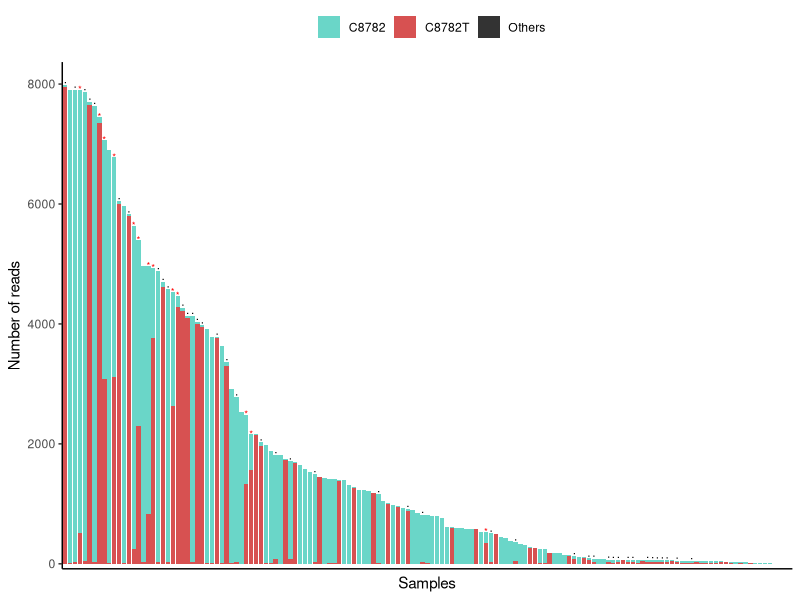

This chart was generated by the following R code: (Note: this script raises an error after producing the figure.)
rm(list= ls())
library(dplyr)
library(tidyverse)
library(ggplot2)
library(scales)
library(knitr)
library(RColorBrewer)
library(ggsci)

df = read.csv('clinical_coverage.csv')

df1 = df[df$pos == 8782,
         c('Sample', 'Names_ID','total_reads',
           'b1','b2','n')]
df2 = df[df$pos == 28144,
         c('Sample', 'Names_ID','total_reads',
           'b1','b2','n')]

mygather = function(df1, y=100){
  a = gather(df1, key = "Mutations", value = "Counts", -colnames(df1)[1:3])
  a$Sample = factor(a$Sample, levels = df1$Sample)
  tmp1 = df1[df1$b1 > y & df1$b2 > y,]
  tmp2 = df1[(df1$b1 > 20 & df1$b2 > 20)&(!(df1$b1 > 100 & df1$b2 > 100)),]
  return(list(a, tmp1, tmp2))
}

mylist = mygather(df1)
dfa = mylist[[1]]
dftmp1 = mylist[[2]]
dftmp2 = mylist[[3]]

p = ggplot(data = dfa, 
           mapping = aes(x = Sample, y = Counts, 
                         fill = Mutations)) +
  geom_col() + theme_classic() +
  scale_fill_manual(values = c(alpha(c('#45cbba', 'firebrick3', 'black'), 0.8)),
                    labels = c('C8782','C8782T','Others'),
                    name = '') +
  labs(x = 'Samples', y = 'Number of reads') +
  theme(axis.text.x=element_blank(),
        axis.ticks.x=element_blank(),
        legend.position = 'top') +
  scale_y_continuous(expand = c(0.01, 0), 
                     limits = c(0, max(dfa$total_reads)+300)) +
  geom_text(data = dftmp1, aes(x = Sample, y = total_reads),
            label = '*', size = 2.5, color = 'red', inherit.aes = F) +
  geom_text(data = dftmp2, aes(x = Sample, y = total_reads),
            label = '.', inherit.aes = F,
            size = 3, vjust = -0.2)
p
pdf(file = 'Output/num_reads_8782.pdf', width = 3.6, height = 1.8)
print(p)
dev.off()

mylist = mygather(df1[df1$total_reads < 200,], 20)

dfa_sub = mylist[[1]]
dftmp1_sub = mylist[[2]]
p = ggplot(data = dfa_sub, 
           mapping = aes(x = Sample, y = Counts, 
                         fill = Mutations)) +
  geom_col() +
  theme_classic()+
  scale_fill_manual(values = c(alpha(c('#45cbba', 'firebrick3', 'black'), 0.8)),
                    labels = c('C8782','C8782T','Others'),
                    guide  = 'none') +
  labs(x = '', y = '') +
  theme(axis.text.x=element_blank(),
        axis.ticks.x=element_blank()) +
  scale_y_continuous(expand = c(0.01, 0), 
                     limits = c(0, max(dfa_sub$total_reads)+5)) +
  geom_text(data = dftmp1_sub, aes(x = Sample, y = total_reads),
            label = '.', inherit.aes = F, size = 3, vjust = -0.2)
p
pdf(file = 'Output/num_reads_8782_sub.pdf', width = 1.7, height = 1)
print(p)
dev.off()


mylist = mygather(df2)
dfb = mylist[[1]]
dfbtmp1 = mylist[[2]]
dfbtmp2 = mylist[[3]]
p = ggplot(data = dfb, mapping = aes(x = Sample, y = Counts, fill = Mutations)) +
  geom_col() +
  theme_classic()+
  scale_fill_manual(values = alpha(c('#206fc8', 'orange', 'black'), 0.8),
                    labels = c('T28144','T28144C','Others'),
                    name = '') +
  labs(x = 'Samples', y = 'Number of reads') +
  theme(axis.text.x=element_blank(),
        axis.ticks.x=element_blank(),
        legend.position = 'top') +
  scale_y_continuous(expand = c(0.01, 0), 
                     limits = c(0, max(dfb$total_reads)+300)) +
  geom_text(data = dfbtmp1, aes(x = Sample, y = total_reads),
            label = '*', size = 2.5, color = 'red', inherit.aes = F) +
  geom_text(data = dfbtmp2, aes(x = Sample, y = total_reads),
            label = '.', inherit.aes = F,size = 3, vjust = -0.2)
p
pdf(file = 'Output/num_reads_28144.pdf', width = 3.6, height = 1.8)
print(p)
dev.off()

mylist = mygather(df2[df2$total_reads < 200,], 20)

dfb_sub = mylist[[1]]
dfbtmp1_sub = mylist[[2]]
p = ggplot(data = dfb_sub, mapping = aes(x = Sample, y = Counts, fill = Mutations)) +
  geom_col() +
  theme_classic()+
  scale_fill_manual(values = alpha(c('#206fc8', 'orange', 'black'), 0.8),
                    labels = c('T28144','T28144C','Others'),
                    guide = 'none') +
  labs(x = '', y = '') +
  theme(axis.text.x=element_blank(),
        axis.ticks.x=element_blank()) +
  scale_y_continuous(expand = c(0.01, 0), 
                     limits = c(0, max(dfb_sub$total_reads)+8)) +
  geom_text(data = dfbtmp1_sub, aes(x = Sample, y = total_reads),
            label = '.', inherit.aes = F, size = 3, vjust = -0.2)
p
pdf(file = 'Output/num_reads_28144_sub.pdf', width = 1.2, height = 1.2)
print(p)
dev.off()
